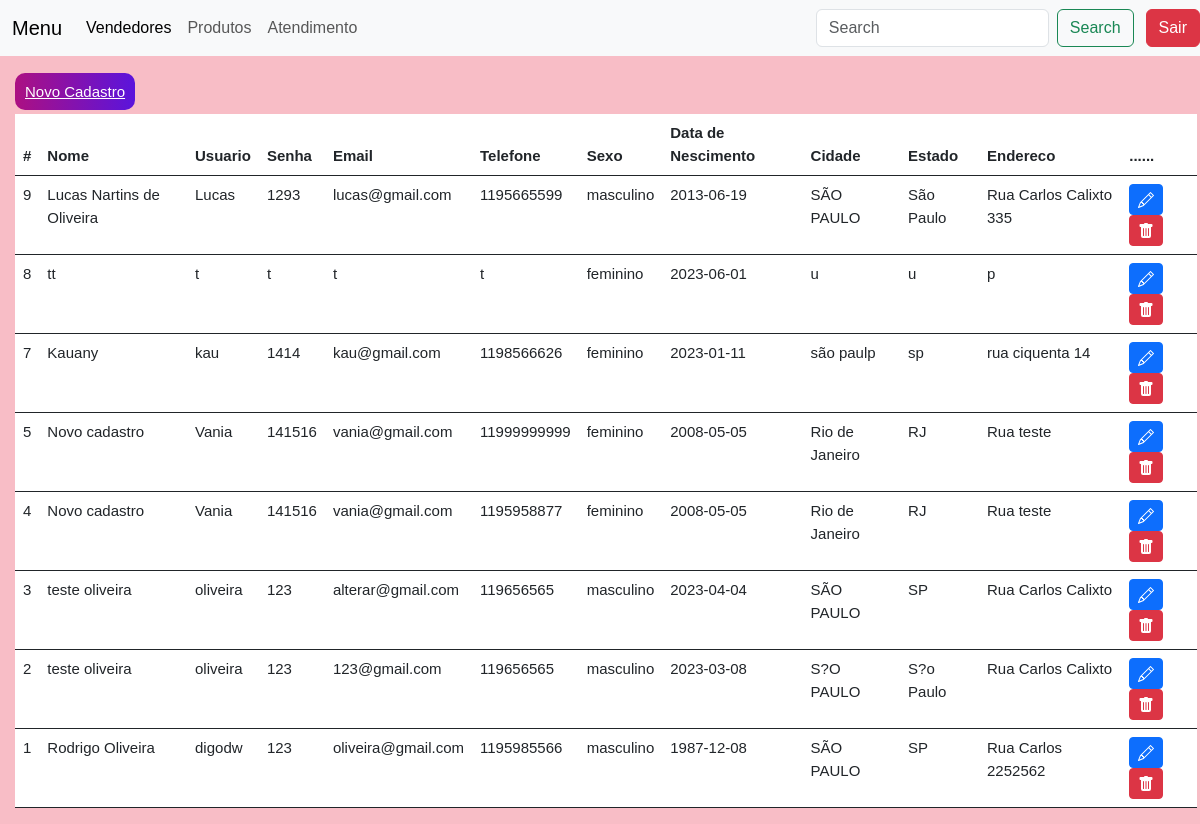
Page /sistema.php on the committed database.
### tables this page shows
CREATE TABLE `formulariocadastro` (
  `id` int(11) NOT NULL,
  `nome` varchar(45) NOT NULL,
  `usuario` varchar(45) NOT NULL,
  `senha` varchar(45) NOT NULL,
  `email` varchar(110) NOT NULL,
  `telefone` varchar(15) NOT NULL,
  `sexo` varchar(15) NOT NULL,
  `data_nascimento` date NOT NULL,
  `cidade` varchar(45) NOT NULL,
  `estado` varchar(45) NOT NULL,
  `endereco` varchar(110) NOT NULL
);

### sistema.php (the view, shortened to what this page needs)
<?php include("cabecalho.php")?>
<?php
include_once('config.php');
    if((!isset($_SESSION['usuario'])== true) and ($_SESSION['senha']) == true)
    {
      unset($_SESSION['usuario']);
      unset($_SESSION['senha']);
      header('Location: login.php');
    }$logado = $_SESSION['usuario'];
    if(!empty($_GET['search']))
    {
        $data = $_GET['search'];
        $sql = "SELECT * FROM formulariocadastro WHERE id LIKE '%$data%' or nome LIKE '%$data%' or email LIKE '%$data%' ORDER BY id DESC";
    }
    else
    {
        $sql = "SELECT * FROM formulariocadastro ORDER BY id DESC";
    }
    $result = $conexao->query($sql);
?>
<!DOCTYPE html>
<html lang="en">
<head>
    <link href="https://cdn.jsdelivr.net/npm/bootstrap@5.3.0/dist/css/bootstrap.min.css" rel="stylesheet">
    <link rel="stylesheet" href="style.css">
</head>
<body>
<?php
    echo "<h1 id='BemVindo'>Bem vindo <U>$logado</u></h1>";
?>
<br>
<a id="incluirCadastro" value="Novo Cadastro" href="formulario.php">Novo Cadastro</a>
<br>
<div>
<table class="table" id="tabelaLista">
  <thead>
    <tr>
      <th scope="col">#</th>
      <th scope="col">Nome</th>
      <th scope="col">Usuario</th>
      <th scope="col">Senha</th>
      <th scope="col">Email</th>
      <th scope="col">Telefone</th>
      <th scope="col">Sexo</th>
      <th scope="col">Data de Nescimento</th>
      <th scope="col">Cidade</th>
      <th scope="col">Estado</th>
      <th scope="col">Endereco</th>
      <th scope="col">......</th>
    </tr>
  </thead>
  <tbody>
  <?php
        while($user_data = mysqli_fetch_assoc($result))
        {
            echo "<tr>";
            echo "<td>" .$user_data['id']. "</td>";
            echo "<td>" .$user_data['nome']. "</td>";
            echo "<td>" .$user_data['usuario']. "</td>";
            echo "<td>" .$user_data['senha']. "</td>";
            echo "<td>" .$user_data['email']. "</td>";
            echo "<td>" .$user_data['telefone']. "</td>";
            echo "<td>" .$user_data['sexo']. "</td>";
            echo "<td>" .$user_data['data_nascimento']. "</td>";
            echo "<td>" .$user_data['cidade']. "</td>";
            echo "<td>" .$user_data['estado']. "</td>";
            echo "<td>" .$user_data['endereco']. "</td>";
            echo "<td>
            <a class='btn btn-sm btn-primary' href='edit.php?id=$user_data[id]' title='Editar'>
            <svg xmlns='http://www.w3.org/2000/svg' width='16' height='16' fill='currentColor' class='bi bi-pencil' viewBox='0 0 16 16'>
                <path d='M12.146.146a.5.5 0 0 1 .708 0l3 3a.5.5 0 0 1 0 .708l-10 10a.5.5 0 0 1-.168.11l-5 2a.5.5 0 0 1-.65-.65l2-5a.5.5 0 0 1 .11-.168l10-10zM11.207 2.5 13.5 4.793 14.793 3.5 12.5 1.207 11.207 2.5zm1.586 3L10.5 3.207 4 9.707V10h.5a.5.5 0 0 1 .5.5v.5h.5a.5.5 0 0 1 .5.5v.5h.293l6.5-6.5zm-9.761 5.175-.106.106-1.528 3.821 3.821-1.528.106-.106A.5.5 0 0 1 5 12.5V12h-.5a.5.5 0 0 1-.5-.5V11h-.5a.5.5 0 0 1-.468-.325z'/>
            </svg>
            </a>
            <a class='btn btn-sm btn-danger' href='delete.php?id=$user_data[id]' title='Deletar'>
                <svg xmlns='http://www.w3.org/2000/svg' width='16' height='16' fill='currentColor' class='bi bi-trash-fill' viewBox='0 0 16 16'>
                    <path d='M2.5 1a1 1 0 0 0-1 1v1a1 1 0 0 0 1 1H3v9a2 2 0 0 0 2 2h6a2 2 0 0 0 2-2V4h.5a1 1 0 0 0 1-1V2a1 1 0 0 0-1-1H10a1 1 0 0 0-1-1H7a1 1 0 0 0-1 1H2.5zm3 4a.5.5 0 0 1 .5.5v7a.5.5 0 0 1-1 0v-7a.5.5 0 0 1 .5-.5zM8 5a.5.5 0 0 1 .5.5v7a.5.5 0 0 1-1 0v-7A.5.5 0 0 1 8 5zm3 .5v7a.5.5 0 0 1-1 0v-7a.5.5 0 0 1 1 0z'/>
                </svg>
            </a>
</td>";
            echo "</tr>";
        }
  ?>
  </tbody>
</table>
</div>
</body>
</html>

### cabecalho.php (shortened to what this page needs)
<!DOCTYPE html>
<html lang="en">
<head>
    <link href="https://cdn.jsdelivr.net/npm/bootstrap@5.3.0/dist/css/bootstrap.min.css" rel="stylesheet">
    <link rel="stylesheet" href="style.css">
</head>
<body>
  <header>
    <nav class="navbar navbar-expand-lg bg-body-tertiary">
  <div class="container-fluid">
    <a class="navbar-brand" href="#">Menu</a>
    <div class="collapse navbar-collapse" id="navbarSupportedContent">
      <ul class="navbar-nav me-auto mb-2 mb-lg-0">
        <li class="nav-item">
          <a class="nav-link active" aria-current="page" href="sistema.php">Vendedores</a>
        </li>
        <li class="nav-item">
          <a class="nav-link" href="consultaCatalogo.php">Produtos</a>
        </li>
        <li class="nav-item">
          <a class="nav-link" href="vendas.php">Atendimento</a>
        </li>
      </ul>
      <form class="d-flex" role="search">
        <input class="form-control me-2" type="search" name="search" placeholder="Search" aria-label="Search">
        <button class="btn btn-outline-success" type="submit">Search</button>
      </form>
    </div>
  </div>
  <div class="d-flex">
    <a href="sair.php" class="btn btn-danger me5">Sair</a>
</div>
</nav>
</header>
</body>
</html>

### style.css (style rules this page uses)
body { font-family: Arial, Helvetica, sans-serif; background-color: #f8bdc6; }
header { position: fixed; top: 0; width: 100%; background-color: #f0f0f0; }
#BemVindo { text-align: center; color: white; color: rgb(172, 16, 130); }
#incluirCadastro { margin-left: 15px; background-image: linear-gradient(to right, rgb(172, 16, 130), rgb(90,20,220)); width: 10%; border: none; padding: 10px; color: white; font-size: 15px; cursor: pointer; border-radius: 10px; }
#tabelaLista { margin-left: 15px; margin-top: 10px; background-image: linear-gradient(to right, rgb(172, 16, 130), rgb(90,20,220)); width: 98.5%; border: none; padding: 15px; color: white; font-size: 15px; cursor: pointer; border-radius: 10px; }

### rows in the picture
formulariocadastro: id "9", nome "Lucas Nartins de Oliveira", usuario "Lucas", senha "1293", email "lucas@gmail.com", telefone "1195665599", sexo "masculino", data_nascimento "2013-06-19", cidade "SÃO PAULO", estado "São Paulo", endereco "Rua Carlos Calixto 335"
formulariocadastro: id "8", nome "tt", usuario "t", senha "t", email "t", telefone "t", sexo "feminino", data_nascimento "2023-06-01", cidade "u", estado "u", endereco "p"
formulariocadastro: id "7", nome "Kauany", usuario "kau", senha "1414", email "kau@gmail.com", telefone "1198566626", sexo "feminino", data_nascimento "2023-01-11", cidade "são paulp", estado "sp", endereco "rua ciquenta 14"
formulariocadastro: id "5", nome "Novo cadastro", usuario "Vania", senha "141516", email "vania@gmail.com", telefone "11999999999", sexo "feminino", data_nascimento "2008-05-05", cidade "Rio de Janeiro", estado "RJ", endereco "Rua teste"
formulariocadastro: id "4", nome "Novo cadastro", usuario "Vania", senha "141516", email "vania@gmail.com", telefone "1195958877", sexo "feminino", data_nascimento "2008-05-05", cidade "Rio de Janeiro", estado "RJ", endereco "Rua teste"
formulariocadastro: id "3", nome "teste oliveira", usuario "oliveira", senha "123", email "alterar@gmail.com", telefone "119656565", sexo "masculino", data_nascimento "2023-04-04", cidade "SÃO PAULO", estado "SP", endereco "Rua Carlos Calixto"
formulariocadastro: id "2", nome "teste oliveira", usuario "oliveira", senha "123", email "123@gmail.com", telefone "119656565", sexo "masculino", data_nascimento "2023-03-08", cidade "S?O PAULO", estado "S?o Paulo", endereco "Rua Carlos Calixto"
formulariocadastro: id "1", nome "Rodrigo Oliveira", usuario "digodw", senha "123", email "oliveira@gmail.com", telefone "1195985566", sexo "masculino", data_nascimento "1987-12-08", cidade "SÃO PAULO", estado "SP", endereco "Rua Carlos 2252562"
